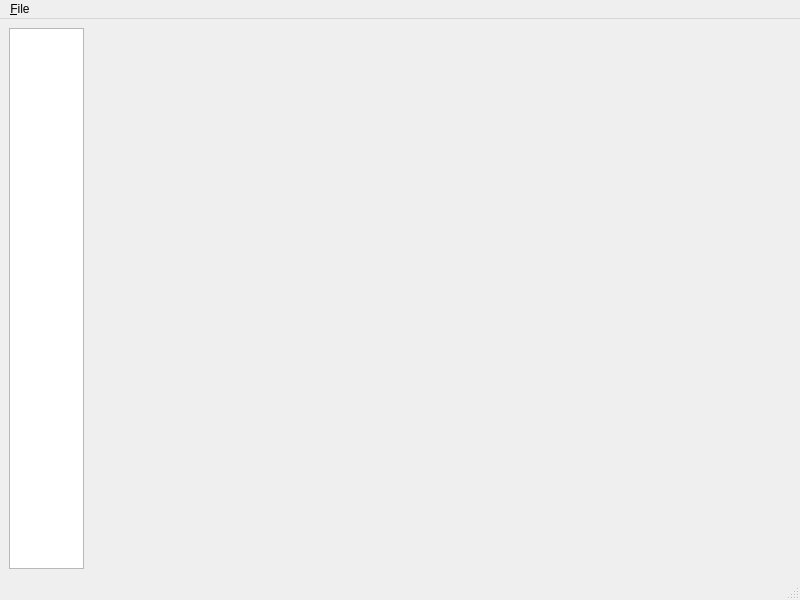
<ui version="4.0" >
 <class>MainWindow</class>
 <widget class="QMainWindow" name="MainWindow" >
  <property name="geometry" >
   <rect>
    <x>0</x>
    <y>0</y>
    <width>800</width>
    <height>600</height>
   </rect>
  </property>
  <property name="windowTitle" >
   <string/>
  </property>
  <widget class="QWidget" name="centralwidget" >
   <layout class="QHBoxLayout" >
    <item>
     <widget class="QListView" name="resourcesView" >
      <property name="sizePolicy" >
       <sizepolicy vsizetype="Expanding" hsizetype="Fixed" >
        <horstretch>0</horstretch>
        <verstretch>0</verstretch>
       </sizepolicy>
      </property>
      <property name="maximumSize" >
       <size>
        <width>75</width>
        <height>16777215</height>
       </size>
      </property>
      <property name="font" >
       <font>
        <family>Monospace, Courier</family>
       </font>
      </property>
      <property name="contextMenuPolicy" >
       <enum>Qt::CustomContextMenu</enum>
      </property>
      <property name="selectionMode" >
       <enum>QAbstractItemView::ExtendedSelection</enum>
      </property>
     </widget>
    </item>
    <item>
     <widget class="QWidget" native="1" name="container" >
      <layout class="QVBoxLayout" >
       <property name="leftMargin" >
        <number>0</number>
       </property>
       <property name="topMargin" >
        <number>0</number>
       </property>
       <property name="rightMargin" >
        <number>0</number>
       </property>
       <property name="bottomMargin" >
        <number>0</number>
       </property>
      </layout>
     </widget>
    </item>
   </layout>
  </widget>
  <widget class="QStatusBar" name="statusbar" />
  <action name="action_New" >
   <property name="text" >
    <string>&amp;New</string>
   </property>
   <property name="shortcut" >
    <string>Ctrl+N</string>
   </property>
  </action>
  <action name="action_Open" >
   <property name="text" >
    <string>&amp;Open...</string>
   </property>
   <property name="shortcut" >
    <string>Ctrl+O</string>
   </property>
  </action>
  <action name="action_Save" >
   <property name="text" >
    <string>&amp;Save</string>
   </property>
   <property name="shortcut" >
    <string>Ctrl+S</string>
   </property>
  </action>
  <action name="action_SaveAs" >
   <property name="text" >
    <string>Save &amp;As...</string>
   </property>
   <property name="shortcut" >
    <string>Ctrl+Shift+S</string>
   </property>
  </action>
  <action name="action_Quit" >
   <property name="text" >
    <string>&amp;Quit</string>
   </property>
   <property name="shortcut" >
    <string>Ctrl+Q</string>
   </property>
  </action>
  <widget class="QMenuBar" name="menubar" >
   <widget class="QMenu" name="menu_File" >
    <property name="title" >
     <string>&amp;File</string>
    </property>
    <addaction name="action_New" />
    <addaction name="action_Open" />
    <addaction name="separator" />
    <addaction name="action_Save" />
    <addaction name="action_SaveAs" />
    <addaction name="separator" />
    <addaction name="action_Quit" />
   </widget>
   <addaction name="menu_File" />
  </widget>
  <action name="moveFirstResourcesAction" >
   <property name="text" >
    <string>Move &amp;first</string>
   </property>
  </action>
  <action name="moveUpResourcesAction" >
   <property name="text" >
    <string>Move &amp;up</string>
   </property>
  </action>
  <action name="moveDownResourcesAction" >
   <property name="text" >
    <string>Move &amp;down</string>
   </property>
  </action>
  <action name="moveLastResourcesAction" >
   <property name="text" >
    <string>Move &amp;last</string>
   </property>
  </action>
  <action name="sortResourcesAction" >
   <property name="text" >
    <string>&amp;Sort</string>
   </property>
  </action>
  <action name="insertResourceAction" >
   <property name="text" >
    <string>&amp;Insert</string>
   </property>
  </action>
  <action name="duplicateResourceAction" >
   <property name="text" >
    <string>Du&amp;plicate</string>
   </property>
  </action>
  <action name="renameResourceAction" >
   <property name="text" >
    <string>Re&amp;name</string>
   </property>
  </action>
  <action name="removeResourcesAction" >
   <property name="text" >
    <string>&amp;Remove</string>
   </property>
  </action>
  <widget class="QMenu" name="resourcesMenu" >
   <addaction name="moveFirstResourcesAction" />
   <addaction name="moveUpResourcesAction" />
   <addaction name="moveDownResourcesAction" />
   <addaction name="moveLastResourcesAction" />
   <addaction name="sortResourcesAction" />
   <addaction name="separator" />
   <addaction name="insertResourceAction" />
   <addaction name="duplicateResourceAction" />
   <addaction name="renameResourceAction" />
   <addaction name="separator" />
   <addaction name="removeResourcesAction" />
  </widget>
 </widget>
 <resources/>
 <connections>
  <connection>
   <sender>action_New</sender>
   <signal>triggered()</signal>
   <receiver>MainWindow</receiver>
   <slot>reset()</slot>
  </connection>
  <connection>
   <sender>action_Open</sender>
   <signal>triggered()</signal>
   <receiver>MainWindow</receiver>
   <slot>open()</slot>
  </connection>
  <connection>
   <sender>action_Save</sender>
   <signal>triggered()</signal>
   <receiver>MainWindow</receiver>
   <slot>save()</slot>
  </connection>
  <connection>
   <sender>action_SaveAs</sender>
   <signal>triggered()</signal>
   <receiver>MainWindow</receiver>
   <slot>saveAs()</slot>
  </connection>
  <connection>
   <sender>action_Quit</sender>
   <signal>triggered()</signal>
   <receiver>MainWindow</receiver>
   <slot>close()</slot>
  </connection>
  <connection>
   <sender>resourcesView</sender>
   <signal>customContextMenuRequested(QPoint)</signal>
   <receiver>MainWindow</receiver>
   <slot>resourcesContextMenu(QPoint)</slot>
  </connection>
  <connection>
   <sender>moveFirstResourcesAction</sender>
   <signal>triggered()</signal>
   <receiver>MainWindow</receiver>
   <slot>moveFirstResources()</slot>
  </connection>
  <connection>
   <sender>moveUpResourcesAction</sender>
   <signal>triggered()</signal>
   <receiver>MainWindow</receiver>
   <slot>moveUpResources()</slot>
  </connection>
  <connection>
   <sender>moveDownResourcesAction</sender>
   <signal>triggered()</signal>
   <receiver>MainWindow</receiver>
   <slot>moveDownResources()</slot>
  </connection>
  <connection>
   <sender>moveLastResourcesAction</sender>
   <signal>triggered()</signal>
   <receiver>MainWindow</receiver>
   <slot>moveLastResources()</slot>
  </connection>
  <connection>
   <sender>sortResourcesAction</sender>
   <signal>triggered()</signal>
   <receiver>MainWindow</receiver>
   <slot>sortResources()</slot>
  </connection>
  <connection>
   <sender>insertResourceAction</sender>
   <signal>triggered()</signal>
   <receiver>MainWindow</receiver>
   <slot>insertResource()</slot>
  </connection>
  <connection>
   <sender>duplicateResourceAction</sender>
   <signal>triggered()</signal>
   <receiver>MainWindow</receiver>
   <slot>duplicateResource()</slot>
  </connection>
  <connection>
   <sender>renameResourceAction</sender>
   <signal>triggered()</signal>
   <receiver>MainWindow</receiver>
   <slot>renameResource()</slot>
  </connection>
  <connection>
   <sender>removeResourcesAction</sender>
   <signal>triggered()</signal>
   <receiver>MainWindow</receiver>
   <slot>removeResources()</slot>
  </connection>
 </connections>
</ui>
